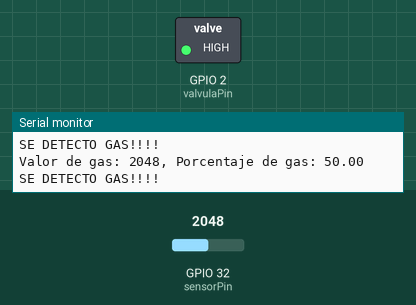
This sketch was run on a simulated ESP32. Shown: switched loads named in the sketch (green lamp = pin HIGH), the last lines printed to the serial monitor. The test bench sets the inputs (shaded band); at power-on: GPIO 32 (sensorPin) = 2048. WiFi joins after 1.5 s; servers stay silent unless stated.

Above: at 2.7 s.
2.8 s: GPIO 32 (sensorPin) set to 1338
4.7 s: GPIO 32 (sensorPin) set to 1207
At 6.0 s:
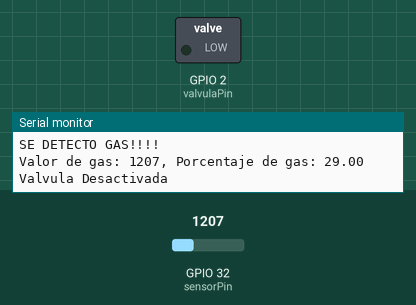
8.0 s: GPIO 32 (sensorPin) set to 2047
At 9.4 s:
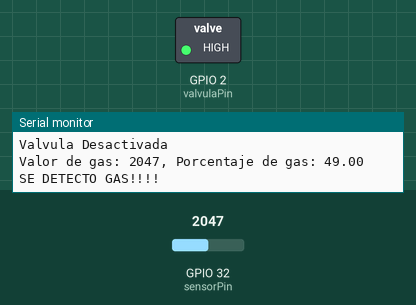
10.0 s: GPIO 32 (sensorPin) set to 1228
At 11.0 s:
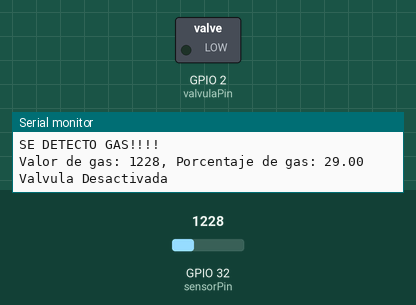
Timing chart, 0 to 13.0 s (numbered marks = the images above; inputs shaded):
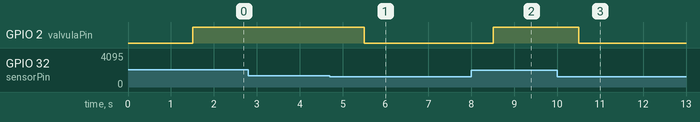

The sketch:

GasRT.ino
```cpp
#include <Arduino.h>
#include <WiFi.h>
#include <FirebaseESP32.h>
#include <addons/TokenHelper.h>

const int sensorPin = 32; // Pin analógico conectado al sensor de gas
const int valvulaPin = 2;

int gasValue = 0;
float gasPercentage = 0.0;
boolean valvula1 = true;

FirebaseData fbdo;
FirebaseAuth auth;
FirebaseConfig config;

unsigned long lastGasCheckTime = 0;
unsigned long lastSendDataMillis = 0;
const unsigned long gasCheckInterval = 1000; // Intervalo de verificación de gas en milisegundos
const unsigned long SEND_DATA_INTERVAL = 1000; // 15 segundos en milisegundos

// Define tus credenciales del proyecto Firebase
#define WIFI_SSID "Megacable_KQURrFv"
#define WIFI_PASSWORD ""
#define API_KEY ""
#define DATABASE_URL ""
#define USER_EMAIL ""
#define USER_PASSWORD ""

void setup() {
  Serial.begin(115200);
  pinMode(valvulaPin, OUTPUT);

  WiFi.begin(WIFI_SSID, WIFI_PASSWORD);
  Serial.print("Conectando a Wi-Fi");
  while (WiFi.status() != WL_CONNECTED) {
    Serial.print(".");
    delay(300);
  }
  Serial.println();
  Serial.print("Conectado con IP: ");
  Serial.println(WiFi.localIP());
  Serial.println();

  Serial.printf("Cliente Firebase v%s\n\n", FIREBASE_CLIENT_VERSION);

  config.api_key = API_KEY;
  auth.user.email = USER_EMAIL;
  auth.user.password = USER_PASSWORD;
  config.database_url = DATABASE_URL;
  config.token_status_callback = tokenStatusCallback;

  Firebase.reconnectWiFi(true);
  fbdo.setBSSLBufferSize(4096, 1024);
  Firebase.begin(&config, &auth);
  Firebase.setDoubleDigits(5);
}

void loop() {
  if (Firebase.ready()) {
    unsigned long currentMillis = millis();

    // Verifica el gas cada cierto tiempo
    if (currentMillis - lastGasCheckTime >= gasCheckInterval || lastGasCheckTime == 0) {
      lastGasCheckTime = currentMillis;

      gasValue = analogRead(sensorPin);
      gasPercentage = map(gasValue, 0, 4095, 0, 100); // Mapea el valor del sensor al rango de porcentaje

      Serial.print("Valor de gas: ");
      Serial.print(gasValue);
      Serial.print(", Porcentaje de gas: ");
      Serial.println(gasPercentage);

      if (gasPercentage > 30.0) {
        valvula1 = false;
        Serial.println("SE DETECTO GAS!!!!");
      } else {
        valvula1 = true;
        Serial.println("Valvula Desactivada");
      }
    }

    // Control de la válvula y el buzzer
    if (valvula1) {
      digitalWrite(valvulaPin, LOW);
    } else {
      digitalWrite(valvulaPin, HIGH);
    }
    // Envía datos a Firebase cada cierto tiempo
    if (currentMillis - lastSendDataMillis >= SEND_DATA_INTERVAL || lastSendDataMillis == 0) {
      lastSendDataMillis = currentMillis;
      sendDataToFirebase(gasPercentage, gasPercentage > 30);
    }
  }
}

void sendDataToFirebase(int gasValue, bool ledStatus) {
  Firebase.setInt(fbdo, "/users/IdmNGYT7vgSn67VmTtPUsKtqxKW2/device/-Ny1JGi_Cl-xzrP_fTMG/sensor_data", gasValue);
  Firebase.setBool(fbdo, "/users/IdmNGYT7vgSn67VmTtPUsKtqxKW2/device/-Ny1JGi_Cl-xzrP_fTMG/led_status", ledStatus);
}
```

Measured:
- the behaviour switches between 1270 and 1269 on GPIO 32 (sensorPin) (found by bisection; images 0 and 1)
- after the input at 4.7 s, GPIO 2 (valvulaPin): HIGH → LOW after 0.80 s
- after the input at 8.0 s, GPIO 2 (valvulaPin): LOW → HIGH after 0.50 s
- after the input at 10.0 s, GPIO 2 (valvulaPin): HIGH → LOW after 0.50 s
